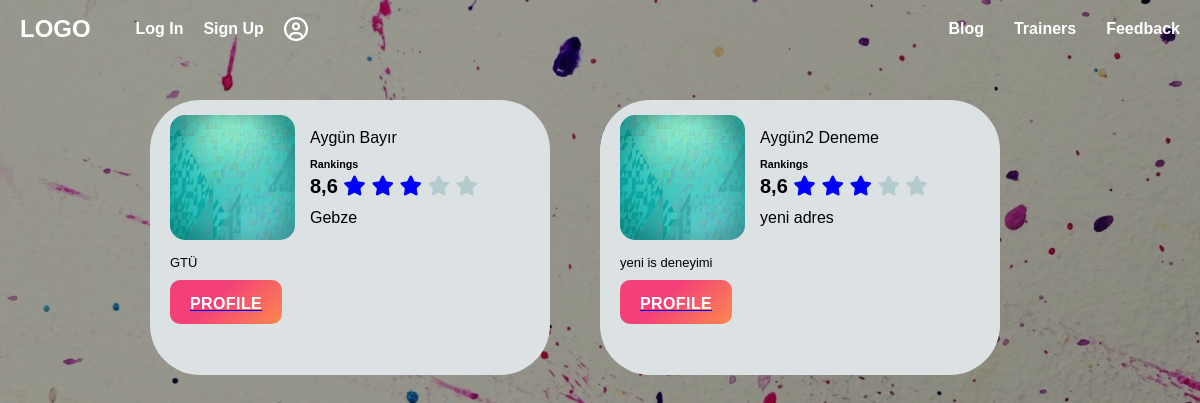
The page /trainer/index/ on the database its author committed.
### trainer/models.py (models this page shows, shortened)
class Trainer(models.Model):
    Name= models.CharField(max_length=120)
    Surname = models.CharField(max_length=120)
    City = models.CharField(max_length=120)
    Phone = models.CharField(max_length=10)
    Mail = models.EmailField(max_length=120)
    gender_dict = [
        (True, 'Erkek'),
        (False, 'Kadın')
    ]
    Gender = models.BooleanField(blank=False, null=False, choices=gender_dict)
    Address = models.TextField()
    Work_Experience = models.TextField()
    image = models.FileField(null=True,blank=True)
    Birth_Date = models.DateField()
    approval_dict = [
        (True, 'Onaylı'),
        (False, 'Onaylanmamış')
    ]
    is_approved = models.BooleanField(default=False, verbose_name = 'Onay', choices=approval_dict)
    User_ID = models.ForeignKey('auth.User', related_name='trainers', on_delete=models.CASCADE, blank=True, null=True, verbose_name='Kullanıcı Hesabı')
    def get_absolute_url(self):
        return reverse('trainer:detail', kwargs={'id': self.id})

### trainer/views.py (the view)
# urls.py: path('index/', trainer_index, name='index'),
def trainer_index(request):
    trainers = Trainer.objects.all()
    auth_trainer = None
    if request.user.is_authenticated:
        auth_trainer = trainers.filter(User_ID=request.user)
    return render(request, 'trainer/index.html', {'trainers': trainers, 'auth_trainer': auth_trainer})

### templates/trainer/index.html (shortened to what this page needs)
{% load static %}
<html>
  <head>
    <link rel="stylesheet" href="{% static 'css/Trainers.css' %}" />
    <link rel="stylesheet" href="{% static 'css/Header.css' %}" />
    <link
      rel="stylesheet"
      href="https://cdnjs.cloudflare.com/ajax/libs/font-awesome/5.14.0/css/all.min.css"
    />
    <link
      rel="stylesheet"
      href="https://cdnjs.cloudflare.com/ajax/libs/font-awesome/4.7.0/css/font-awesome.min.css"
    />
    <link
      rel="stylesheet"
      href="https://cdnjs.cloudflare.com/ajax/libs/font-awesome/4.7.0/css/font-awesome.min.css"
    />
    <link
      rel="stylesheet"
      href="https://cdnjs.cloudflare.com/ajax/libs/font-awesome/5.14.0/css/all.min.css"
    />
    <link rel="stylesheet" href="{% static 'css/Button.css' %}" />
  </head>
  <body>
    {% include 'header.html' %}
    <div class="profile-list">
      <div class="trainer-blocks">
        {% for trainer in trainers %}
        <div class="profile-block">
          <div class="upper-side">
            <img src="{{ trainer.image.url }}" alt="" />
            <div class="profile-inf">
              <p>{{ trainer.Name}} {{ trainer.Surname }}</p>
              <div class="ranking">
                <h6>Rankings</h6>
                <p style="margin-top: 5px; font-size: 20px; font-weight: bold">
                  8,6
                  <span class="fa fa-star checked"></span>
                  <span class="fa fa-star checked"></span>
                  <span class="fa fa-star checked"></span>
                  <span class="fa fa-star"></span>
                  <span class="fa fa-star"></span>
                </p>
              </div>
              <p>{{ trainer.Address }}</p>
            </div>
          </div>
          <div class="down-side">
            <p style="font-size: 13px">{{ trainer.Work_Experience }}</p>
            <a href="{{trainer.get_absolute_url}}">
              <button
                style="justify-items: end; margin-top: 10px"
                class="button-75"
                role="button"
              >
                <span class="text">Profile</span>
              </button></a
            >
          </div>
        </div>
        <br />
        {% endfor %}
      </div>
    </div>
  </body>
</html>

### static/css/Trainers.css (style rules this page uses)
* { margin: 0; padding: 0; font-family: sans-serif; }
html { background-image: linear-gradient(rgba(0, 0, 0, 0.4), rgba(0, 0, 0, 0.4)), url(../Images/uJOcAr.jpg); -webkit-background-size: cover; -moz-background-size: cover; -o-background-size: cover; background-size: cover; }
.profile-list { margin-top: 100px; display: flex; justify-content: center; }
.trainer-blocks { width: 900px; display: grid; grid-template-columns: repeat(auto-fill, minmax(200px, 1fr)); }
.profile-block { display: flex; flex-direction: column; padding: 0 20px; background: #dce1e3; border-radius: 50px; width: 400px; height: 275px; }
.upper-side { margin: 15px 0; display: flex; align-items: center; }
.upper-side img { width: 125px; height: 125px; border-radius: 15px; }
.profile-inf { height: 120px; margin-left: 15px; display: flex; flex-direction: column; justify-content: space-evenly; }
.down-side { display: flex; flex-direction: column; }

### static/css/Header.css (style rules this page uses)
* { margin: 0; padding: 0; box-sizing: border-box; font-family: "Poppins", sans-serif; }

### static/css/Button.css (style rules this page uses)
.button-75 { align-self: center; align-items: center; background-image: linear-gradient(135deg, #f34079 40%, #fc894d); border: 0; border-radius: 10px; box-sizing: border-box; color: #fff; cursor: pointer; display: flex; flex-direction: column; font-family: "Codec cold", sans-serif; font-size: 16px; font-weight: 700; height: 44px; justify-content: center; letter-spacing: 0.4px; line-height: 1; max-width: 200px; padding-left: 20px; padding-right: 20px; padding-top: 3px; text-decoration: none; text-transform: uppercase; user-select: none; -webkit-user-select: none; touch-action: manipulation; }
.button-75 span { transition: all 200ms; }

### templates/trainer/index.html (style rules this page uses)
.fa-star { opacity: 0.3; color: cadetblue; }
.checked { opacity: 1; color: blue; }

### rows shown on the page
Trainer: image (picture), Name "Aygün", Surname "Bayır", Address "Gebze", Work_Experience "GTÜ"
Trainer: image (picture), Name "Aygün2", Surname "Deneme", Address "yeni adres", Work_Experience "yeni is deneyimi"
